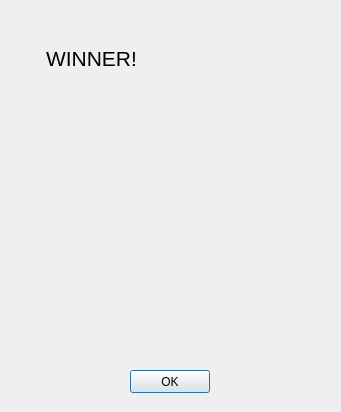
<?xml version="1.0" encoding="UTF-8"?>
<ui version="4.0">
 <class>endScreen</class>
 <widget class="QDialog" name="endScreen">
  <property name="geometry">
   <rect>
    <x>0</x>
    <y>0</y>
    <width>341</width>
    <height>412</height>
   </rect>
  </property>
  <property name="windowTitle">
   <string>Dialog</string>
  </property>
  <widget class="QPushButton" name="pushButton">
   <property name="geometry">
    <rect>
     <x>130</x>
     <y>370</y>
     <width>80</width>
     <height>23</height>
    </rect>
   </property>
   <property name="text">
    <string>OK</string>
   </property>
  </widget>
  <widget class="QWidget" name="gridLayoutWidget">
   <property name="geometry">
    <rect>
     <x>20</x>
     <y>30</y>
     <width>291</width>
     <height>311</height>
    </rect>
   </property>
   <layout class="QGridLayout" name="gridLayout">
    <item row="1" column="1">
     <widget class="QLabel" name="color1Label">
      <property name="maximumSize">
       <size>
        <width>20</width>
        <height>20</height>
       </size>
      </property>
      <property name="text">
       <string/>
      </property>
     </widget>
    </item>
    <item row="2" column="1">
     <widget class="QLabel" name="color2Label">
      <property name="maximumSize">
       <size>
        <width>20</width>
        <height>20</height>
       </size>
      </property>
      <property name="text">
       <string/>
      </property>
     </widget>
    </item>
    <item row="2" column="2">
     <widget class="QLabel" name="name2Label">
      <property name="text">
       <string/>
      </property>
     </widget>
    </item>
    <item row="4" column="2">
     <widget class="QLabel" name="name4Label">
      <property name="text">
       <string/>
      </property>
     </widget>
    </item>
    <item row="0" column="2">
     <widget class="QLabel" name="winnerLabel">
      <property name="font">
       <font>
        <pointsize>16</pointsize>
       </font>
      </property>
      <property name="text">
       <string>WINNER!</string>
      </property>
     </widget>
    </item>
    <item row="0" column="1">
     <widget class="QLabel" name="unused1">
      <property name="maximumSize">
       <size>
        <width>20</width>
        <height>20</height>
       </size>
      </property>
      <property name="text">
       <string/>
      </property>
     </widget>
    </item>
    <item row="3" column="1">
     <widget class="QLabel" name="color3Label">
      <property name="maximumSize">
       <size>
        <width>20</width>
        <height>20</height>
       </size>
      </property>
      <property name="text">
       <string/>
      </property>
     </widget>
    </item>
    <item row="6" column="1">
     <widget class="QLabel" name="color6Label">
      <property name="maximumSize">
       <size>
        <width>20</width>
        <height>20</height>
       </size>
      </property>
      <property name="text">
       <string/>
      </property>
     </widget>
    </item>
    <item row="4" column="1">
     <widget class="QLabel" name="color4Label">
      <property name="maximumSize">
       <size>
        <width>20</width>
        <height>20</height>
       </size>
      </property>
      <property name="text">
       <string/>
      </property>
     </widget>
    </item>
    <item row="5" column="1">
     <widget class="QLabel" name="color5Label">
      <property name="maximumSize">
       <size>
        <width>20</width>
        <height>20</height>
       </size>
      </property>
      <property name="text">
       <string/>
      </property>
     </widget>
    </item>
    <item row="1" column="2">
     <widget class="QLabel" name="name1Label">
      <property name="text">
       <string/>
      </property>
     </widget>
    </item>
    <item row="3" column="2">
     <widget class="QLabel" name="name3Label">
      <property name="text">
       <string/>
      </property>
     </widget>
    </item>
    <item row="5" column="2">
     <widget class="QLabel" name="name5Label">
      <property name="text">
       <string/>
      </property>
     </widget>
    </item>
    <item row="6" column="2">
     <widget class="QLabel" name="name6Label">
      <property name="text">
       <string/>
      </property>
     </widget>
    </item>
   </layout>
  </widget>
 </widget>
 <resources/>
 <connections>
  <connection>
   <sender>pushButton</sender>
   <signal>released()</signal>
   <receiver>endScreen</receiver>
   <slot>close()</slot>
   <hints>
    <hint type="sourcelabel">
     <x>203</x>
     <y>267</y>
    </hint>
    <hint type="destinationlabel">
     <x>307</x>
     <y>267</y>
    </hint>
   </hints>
  </connection>
 </connections>
</ui>
